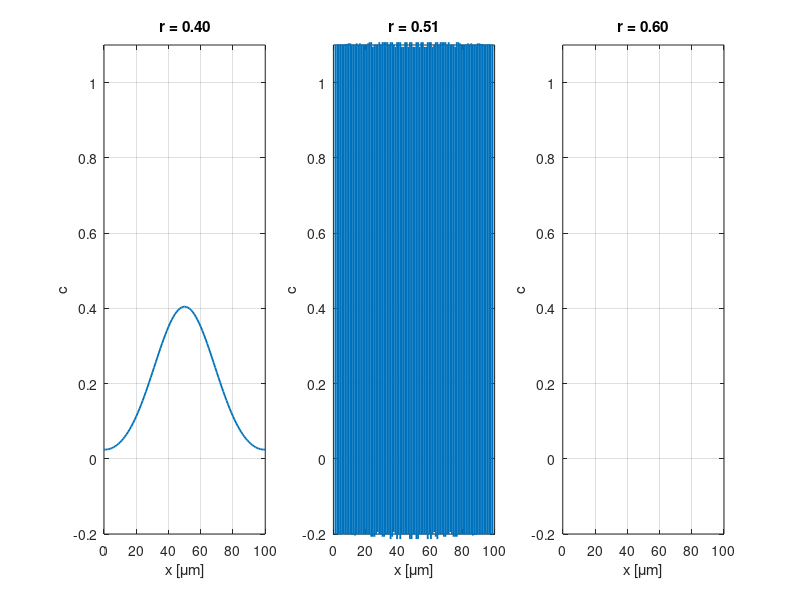

Recreate this plot in MATLAB.
%STABILITY_DEMO  Watch the explicit diffusion scheme cross its stability limit.
%
%   Tutorial 4.  Run:  stability_demo
%
%   The limit r = D*dt/dx^2 <= 1/2 is SHARP.  There is no "slightly unstable";
%   there is only "growing slowly enough that you have not noticed yet".
%
%   See also DIFFUSION1D, DIFFUSION2D.

if ~exist('QUIET','var'), QUIET = false; end

L = 100e-6;  D = 5e-10;  N = 101;
dx = L/(N-1);  x = linspace(0,L,N)';
c0 = double(abs(x - L/2) < L/10);        % a top-hat of dye

rvals  = [0.40 0.51 0.60];
nsteps = 400;
C      = zeros(N, numel(rvals));

fprintf('\n  Explicit forward Euler, %d steps, stability limit r <= 0.5\n\n', nsteps);
for q = 1:numel(rvals)
    r  = rvals(q);
    c  = c0;
    for n = 1:nsteps
        c(2:end-1) = c(2:end-1) + r*(c(1:end-2) - 2*c(2:end-1) + c(3:end));
        c(1) = c(2);  c(end) = c(end-1);      % zero-flux walls
        if ~all(isfinite(c)), break; end
    end
    C(:,q) = c;

    % A sawtooth mode has large cell-to-cell curvature: measure it directly.
    % diff(c,2) is the undivided second difference -- big for (+1,-1,+1,...).
    if all(isfinite(c)), saw = max(abs(diff(c,2))); else, saw = Inf; end
    if r <= 0.5, tag = 'STABLE'; else, tag = 'UNSTABLE'; end
    fprintf('  r = %.2f : max|c| = %10.3e   sawtooth = %10.3e   %s\n', ...
            r, max(abs(c)), saw, tag);
end

fprintf(['\n  Note r = 0.51: only 1%% over the limit, still finite after %d\n' ...
         '  steps, but the sawtooth indicator has already grown. Run it for\n' ...
         '  5000 steps (Exercise 4.1) and it dies.\n\n'], nsteps);

if ~QUIET
    figure('Color','w','Position',[100 100 900 340]);
    for q = 1:numel(rvals)
        subplot(1,3,q);
        plot(x*1e6, C(:,q),'-','LineWidth',1.3); grid on
        xlabel('x [\mum]'); ylabel('c');
        title(sprintf('r = %.2f', rvals(q)));
        if all(isfinite(C(:,q))), ylim([-0.2 1.1]); end
    end
end
